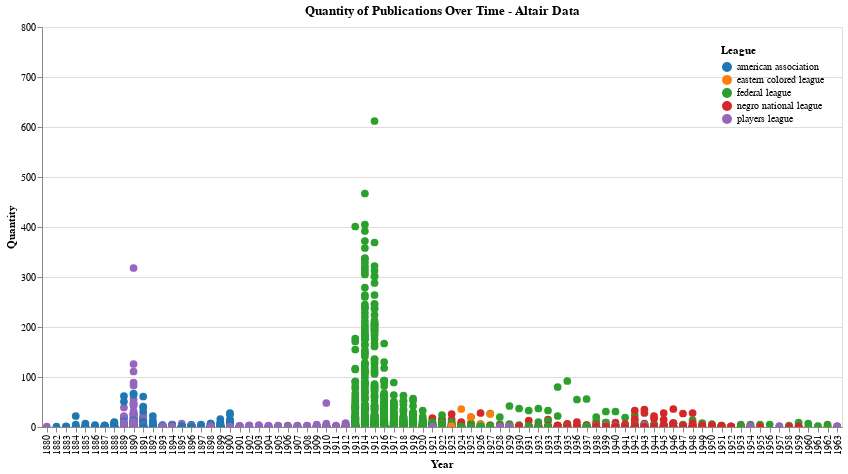

The cell this chart's notebook holds for it:
### Code cell
import altair as alt

# Create a selection object
selection = alt.selection_multi(fields=['League'], bind='legend')

# Create the Altair dot plot with colors representing different leagues
chart = alt.Chart(publications_per_year).mark_circle(size=60).encode(
    x='Year:O',
    y=alt.Y('Quantity:Q', scale=alt.Scale(domain=[0, 800])),  # Set the y-axis scale domain
    color=alt.Color('League:N', scale=alt.Scale(scheme='category10'), legend=alt.Legend(title="League", orient="top-right")),  # Use a categorical color scheme and place the legend at the top right
    tooltip=['Year', 'Quantity', 'Newspaper', 'League', 'Source'],
    opacity=alt.condition(selection, alt.value(1), alt.value(0.05))  # Adjust opacity based on selection
).properties(
    title='Quantity of Publications Over Time - Altair Data',
    width=800,
    height=400
).add_selection(
    selection
).interactive()

chart

### Figure 1 — Vega-Lite specification as saved in the notebook (floating-point values rounded to 4 significant figures; data arrays with more than 128 entries replaced by an {"elided": "..."} marker saying what was removed)
{"config": {"view": {"continuousWidth": 300, "continuousHeight": 300}}, "data": {"name": "data-11e4962cf5c8d3bcded86f80ac518c83"}, "mark": {"type": "circle", "size": 60}, "encoding": {"color": {"field": "League", "legend": {"orient": "top-right", "title": "League"}, "scale": {"scheme": "category10"}, "type": "nominal"}, "opacity": {"condition": {"param": "param_16", "value": 1}, "value": 0.05}, "tooltip": [{"field": "Year", "type": "quantitative"}, {"field": "Quantity", "type": "quantitative"}, {"field": "Newspaper", "type": "nominal"}, {"field": "League", "type": "nominal"}, {"field": "Source", "type": "nominal"}], "x": {"field": "Year", "type": "ordinal"}, "y": {"field": "Quantity", "scale": {"domain": [0, 800]}, "type": "quantitative"}}, "height": 400, "params": [{"name": "param_16", "select": {"type": "point", "fields": ["League"]}, "bind": "legend"}, {"name": "param_17", "select": {"type": "interval", "encodings": ["x", "y"]}, "bind": "scales"}], "title": "Quantity of Publications Over Time - Altair Data", "width": 800, "$schema": "https://vega.github.io/schema/vega-lite/v5.8.0.json", "datasets": {"data-11e4962cf5c8d3bcded86f80ac518c83": {"elided": "2987 records"}}}
